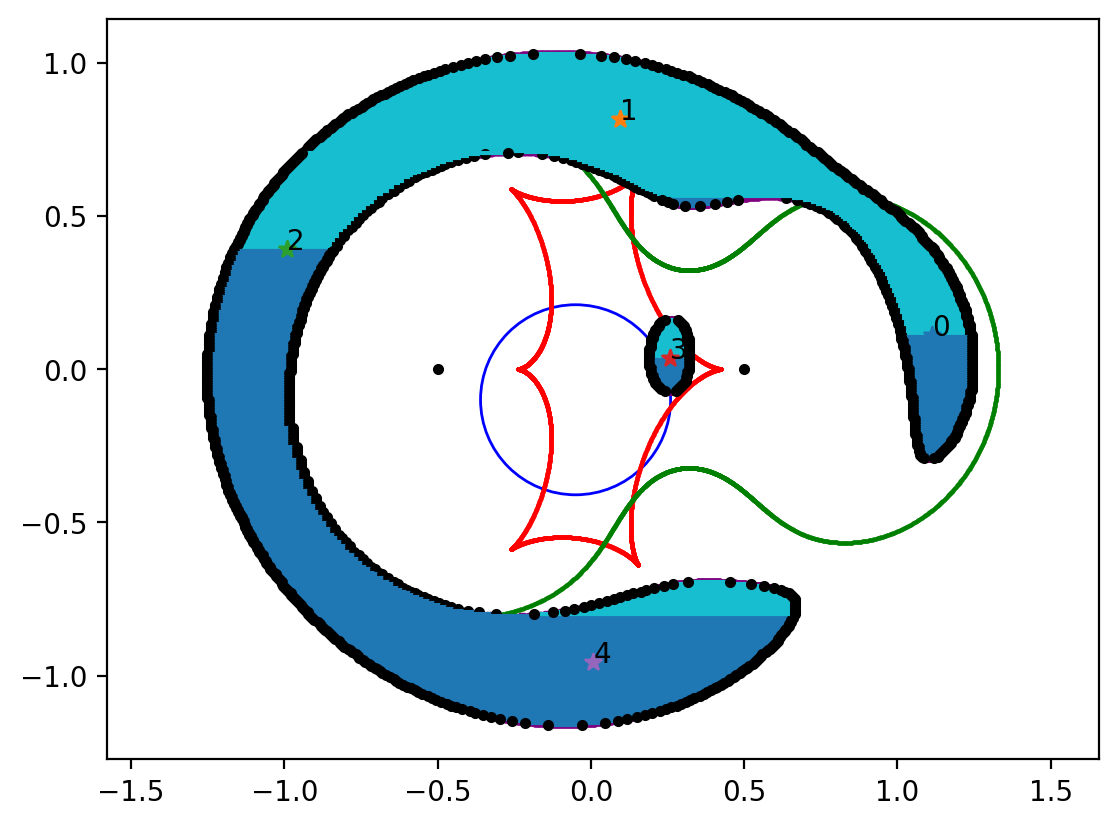

Generate this figure with Python:
import unittest
import numpy as np
import jax.numpy as jnp
from jax import jit
from microjax.extend_source import image_area0_binary
from microjax.point_source import _images_point_source_binary, critical_and_caustic_curves_binary
import jax
jax.config.update("jax_enable_x64", True)
import matplotlib.pyplot as plt

# so slow, but successful
def test_image4():
    w_center = jnp.array([-0.05 - 0.1j])
    #w_center = jnp.array([0.0 + 0.0j])
    q = 0.5
    s = 1.0
    rho = 0.31
    NBIN = 10
    incr  = jnp.abs(rho/NBIN)
    incr2 = incr*0.5
    incr2margin = incr2*1.01

    a  = 0.5 * s
    e1 = q / (1.0 + q) 
    w_center -= 0.5*s*(1 - q)/(1 + q) # mid-point
    z_inits, z_mask = _images_point_source_binary(w_center, a, e1) 
    w_center += 0.5*s*(1 - q)/(1 + q) # center of mass
    z_inits  += 0.5*s*(1 - q)/(1 + q) # center of mass

    max_iter = 10000000
    indx  = jnp.zeros((max_iter * 2, 10), dtype=int) # index for checking the overlaps
    Nindx = jnp.zeros((max_iter * 2), dtype=int)     # Number of images at y_index
    xmin  = jnp.zeros((max_iter * 2))
    xmax  = jnp.zeros((max_iter * 2)) 
    area_x= jnp.zeros((max_iter * 2)) 
    y     = jnp.zeros((max_iter * 2)) 
    dys   = jnp.zeros((max_iter * 2))

    yi    = 0
    area_all  = 0.0
    area_image = jnp.zeros(6)
    overlap    = jnp.zeros(6)
    
    for i in range(len(z_inits[z_mask])):
        area_i    = 0.0
        print("%d image positive"%(i))
        z_init = z_inits[z_mask][i] 
        xmin   = xmin.at[yi].set(z_init.real) 
        xmax   = xmax.at[yi].set(z_init.real)
        dy     = incr
        carry  = (yi, indx, Nindx, xmax, xmin, area_x, y, dys) 
        area, carry = image_area0_binary(w_center, z_init, q, s, rho, dy, carry)
        (yi, indx, Nindx, xmax, xmin, area_x, y, dys) = carry
        area_i += area 
        
        print("%d image negative"%(i))
        dy     = -incr
        z_init = z_init + 1j * dy
        yi  += 1 
        carry = (yi, indx, Nindx, xmax, xmin, area_x, y, dys) 
        area, carry = image_area0_binary(w_center, z_init, q, s, rho, dy, carry) 
        (yi, indx, Nindx, xmax, xmin, area_x, y, dys) = carry
        area_i += area
        
        area_all += area_i
        area_image = area_image.at[i].set(area_i)
        yi += 1 # for positive run in the next image
    
    print("identify the protruding areas that are missed!!")
    # identify the protruding areas that are missed
    xmin_diff = jnp.diff(xmin)
    xmax_diff = jnp.diff(xmax)
    upper_left  = (xmin_diff < -1.1 * incr) & (dys[1:] < 0.0)
    lower_left  = (xmin_diff < -1.1 * incr) & (dys[1:] > 0.0)
    upper_right = (xmax_diff > 1.1 * incr)  & (dys[1:] < 0.0)
    lower_right = (xmax_diff > 1.1 * incr)  & (dys[1:] > 0.0)

    for k in jnp.where(upper_left)[0]:
        offset_factor = 3 * jnp.abs((xmin[k + 2] - xmin[k + 1]) / incr).astype(int)
        z_init = jnp.complex128(xmin[k + 1] + offset_factor * incr + 1j * (y[k + 1] + incr))
        print("upper left (%d)"%(k), z_init)
        yi += 1
        carry = (yi, indx, Nindx, xmax, xmin, area_x, y, dys)
        area, carry = image_area0_binary(w_center, z_init, q, s, rho, incr, carry)
        (yi, indx, Nindx, xmax, xmin, area_x, y, dys) = carry
        area_all += area
        if area == 0:
            yi -= 1
    
    for k in jnp.where(upper_right)[0]:
        offset_factor = 3 * jnp.abs((xmax[k + 2] - xmax[k + 1]) / incr).astype(int)
        z_init = jnp.complex128(xmax[k + 1] - offset_factor * incr + 1j * (y[k + 1] + incr))
        print("upper right (%d)"%(k), z_init)
        yi += 1
        carry = (yi, indx, Nindx, xmax, xmin, area_x, y, dys)
        area, carry = image_area0_binary(w_center, z_init, q, s, rho, incr, carry)
        (yi, indx, Nindx, xmax, xmin, area_x, y, dys) = carry
        area_all += area
        if area == 0:
            yi -= 1
    
    for k in jnp.where(lower_left)[0]:
        offset_factor = 3 * jnp.abs((xmin[k + 2] - xmin[k + 1]) / incr).astype(int)
        z_init = jnp.complex128(xmin[k + 1] + offset_factor * incr + 1j * (y[k + 1] - incr))
        print("lower left (%d): %.3f %.3f"%(k, z_init.real, z_init.imag))
        xmin = xmin.at[yi].set(xmin[k + 1])
        xmax = xmax.at[yi].set(xmin[k])
        yi += 1
        carry = (yi, indx, Nindx, xmax, xmin, area_x, y, dys)
        area, carry = image_area0_binary(w_center, z_init, q, s, rho, -incr, carry)
        (yi, indx, Nindx, xmax, xmin, area_x, y, dys) = carry
        area_all += area
        if area == 0:
            yi -= 1
    
    for k in jnp.where(lower_right)[0]:
        offset_factor = 3 * jnp.abs((xmax[k + 2] - xmax[k + 1]) / incr).astype(int)
        z_init = jnp.complex128(xmax[k + 1] - offset_factor * incr + 1j * (y[k + 1] - incr))
        print("lower right (%d)"%(k), z_init)
        yi += 1
        carry = (yi, indx, Nindx, xmax, xmin, area_x, y, dys)
        area, carry = image_area0_binary(w_center, z_init, q, s, rho, -incr, carry)
        (yi, indx, Nindx, xmax, xmin, area_x, y, dys) = carry
        area_all += area
        if area == 0:
            yi -= 1


    print("count_all:", area_all)
    print("magnification:", area_all / (jnp.pi * NBIN * NBIN) ) # pi*r^2/BINSIZE^2=pi*r^2/(r/NBIN)^2=pi*NBIN^2
    (yi, indx, Nindx, xmax, xmin, area_x, y, dys) = carry

    N_limb = 5000
    w_limb = w_center + jnp.array(rho * jnp.exp(1.0j * jnp.pi * jnp.linspace(0.0, 2*jnp.pi, N_limb)), dtype=complex)
    w_limb_shift = w_limb - 0.5*s*(1 - q)/(1 + q) # half-axis coordinate
    image, mask = _images_point_source_binary(w_limb_shift, a=a, e1=e1) # half-axis coordinate
    image_limb = image + 0.5*s*(1 - q)/(1 + q)       # center-of-mass coordinate
    
    fig = plt.figure()
    ax = plt.axes()
    mask_x = jnp.bool_(area_x!=0)
    cmap = plt.get_cmap("tab10")
    pos_neg = jnp.where(dys[mask_x] > 0, 1.0, 0.0)
    for i in range(len(xmin[mask_x])):
        plt.hlines(y[mask_x][i],xmin[mask_x][i],xmax[mask_x][i], color=cmap(pos_neg[i]))
        plt.plot(xmin[mask_x][i], y[mask_x][i], ".", color="k")
        plt.plot(xmax[mask_x][i], y[mask_x][i], ".", color="k")
    for i in range(len(z_inits[z_mask])):
        plt.scatter(z_inits[z_mask][i].real, z_inits[z_mask][i].imag, marker="*", zorder=2, ec="k")
        plt.text(z_inits[z_mask][i].real, z_inits[z_mask][i].imag, s="%d"%(i), zorder=2)
    source = plt.Circle((w_center.real, w_center.imag), rho, color='b', fill=False)
    ax.add_patch(source)
    plt.plot(-q*s, 0 ,".",c="k")
    plt.plot((1.0-q)*s, 0 ,".",c="k")
    crit_tri, cau_tri = critical_and_caustic_curves_binary(npts=1000, q=q, s=s)
    plt.scatter(image_limb[mask].ravel().real, image_limb[mask].ravel().imag, s=1,color="purple")
    plt.scatter(cau_tri.ravel().real, cau_tri.ravel().imag,   marker=".", color="red", s=1)
    plt.scatter(crit_tri.ravel().real, crit_tri.ravel().imag, marker=".", color="green", s=1) 
    plt.axis("equal")
    plt.savefig("tests/extended_source/test_image_area0_binary.png",dpi=200, bbox_inches="tight")
    plt.show()    

if __name__ == "__main__":
    test_image4()